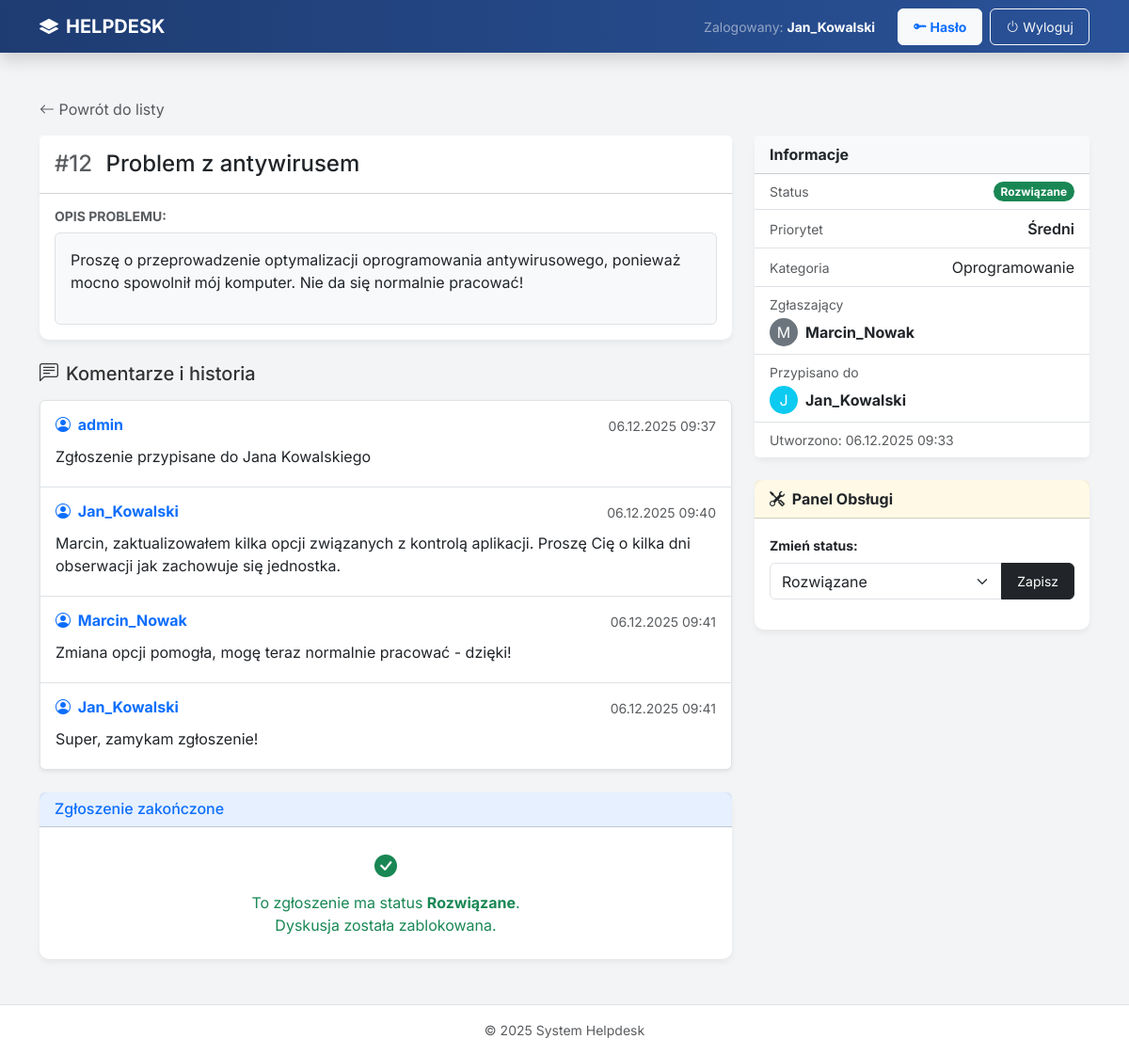
/helpdesk/zgloszenie/12/ (signed in), run on the app's committed database.
### helpdesk/models.py (models this page shows, shortened)
class Zgloszenie(models.Model):
        STATUS_CHOICES = [('NOWE', 'Nowe'),
                          ('W_TOKU', 'W toku'),
                          ('ROZWIAZANE', 'Rozwiązane'),
                          ]
        PRIORYTET_CHOICES = [('NISKI', 'Niski'),
                             ('SREDNI', 'Średni'),
                             ('WYSOKI', 'Wysoki'),
                             ]
        tytul = models.CharField(max_length=255)
        opis = models.TextField()
        status = models.CharField(max_length=20, choices=STATUS_CHOICES, default='NOWE')
        priorytet = models.CharField(max_length=20, choices=PRIORYTET_CHOICES, default='SREDNI')
        kategoria = models.ForeignKey(Kategoria, on_delete=models.SET_NULL, null=True, blank=True)
        zgloszone_przez = models.ForeignKey(User, on_delete=models.CASCADE, related_name='moje_zgloszenia')
        przypisane_do = models.ForeignKey(User, on_delete=models.SET_NULL, null=True, blank=True, related_name='przypisane_zgloszenia')
        data_utworzenia = models.DateTimeField(auto_now_add=True)
        data_aktualizacji = models.DateTimeField(auto_now=True)
        class Meta:
            ordering = ['-data_utworzenia']
            verbose_name = 'Zgloszenie'
            verbose_name_plural = 'Zgloszenia'

class Komentarz(models.Model):
    zgloszenie = models.ForeignKey(Zgloszenie, on_delete=models.CASCADE, related_name='komentarze')
    autor = models.ForeignKey(User, on_delete=models.CASCADE)
    tresc = models.TextField()
    data_dodania = models.DateTimeField(auto_now_add=True)
    class Meta:
        ordering = ['data_dodania']
        verbose_name = 'Komentarz'
        verbose_name_plural = 'Komentarze'

class Kategoria(models.Model):
    nazwa = models.CharField(max_length=100)
    def __str__(self):
        return self.nazwa
    class Meta:
        verbose_name = 'Kategoria'
        verbose_name_plural = 'Kategorie'

### helpdesk/views.py (the view, shortened to what this page needs)
# urls.py: path('zgloszenie/<int:pk>/', views.ZgloszenieDetailView.as_view(), name='zgloszenie_detail'),
class ZgloszenieDetailView(LoginRequiredMixin, View):
    def get(self, request, pk):
        zgloszenie = get_object_or_404(Zgloszenie, pk=pk)
        komentarze = zgloszenie.komentarze.all()
        form_komentarz = KomentarzForm()
        is_manager = request.user.groups.filter(name='IT Manager').exists()
        is_pracownik_it = request.user.groups.filter(name='Pracownik IT').exists()
        is_staff = is_manager or is_pracownik_it
        form_przypisania = None
        form_status = None
        if is_manager:
            form_przypisania = PrzypiszZgloszenieForm(instance=zgloszenie)
        if is_staff:
            form_status = ZmienStatusForm(instance=zgloszenie)
        czy_zamkniete = zgloszenie.status in ['ROZWIAZANE', 'ZAMKNIETE']
        return render(request, "zgloszenie_detail.html", {
            "zgloszenie": zgloszenie,
            "komentarze": komentarze,
            "form": form_komentarz,
            "form_przypisania": form_przypisania,
            "form_status": form_status,  # NOWE: Formularz zmiany statusu
            "is_manager": is_manager,
            "is_staff": is_staff,  # NOWE: Flaga dla IT
            "czy_zamkniete": czy_zamkniete,  # NOWE: Flaga blokady
        })

### helpdesk/forms.py
class KomentarzForm(forms.ModelForm):
    class Meta:
        model = Komentarz
        fields = ['tresc']

class ZmienStatusForm(forms.ModelForm):
    class Meta:
        model = Zgloszenie
        fields = ['status']
        labels = {
            'status': 'Zmień status zgłoszenia'
        }
        widgets = {
            'status': forms.Select(attrs={'class': 'form-select'})
        }

### helpdesk/templates/zgloszenie_detail.html (shortened to what this page needs)
{% extends "base.html" %}
{% block content %}
<div class="mb-3">
    <a href="{% url 'helpdesk:dashboard' %}" class="text-decoration-none text-muted">
        <i class="bi bi-arrow-left"></i> Powrót do listy
    </a>
</div>
<div class="row">
    <div class="col-lg-8">
        <div class="card mb-4">
            <div class="card-header bg-white py-3 d-flex justify-content-between align-items-center">
                <h4 class="mb-0">
                    <span class="text-muted me-2">#{{ zgloszenie.id }}</span>
                    {{ zgloszenie.tytul }}
                </h4>
            </div>
            <div class="card-body">
                <h6 class="text-muted text-uppercase small fw-bold mb-2">Opis problemu:</h6>
                <div class="bg-light p-3 rounded border">
                    {{ zgloszenie.opis|linebreaks }}
                </div>
            </div>
        </div>
        <h5 class="mb-3"><i class="bi bi-chat-left-text me-2"></i>Komentarze i historia</h5>
        {% if komentarze %}
            <div class="list-group mb-4 shadow-sm">
                {% for k in komentarze %}
                    <div class="list-group-item p-3">
                        <div class="d-flex w-100 justify-content-between mb-2">
                            <h6 class="mb-1 text-primary fw-bold">
                                <i class="bi bi-person-circle me-1"></i> {{ k.autor.username }}
                            </h6>
                            <small class="text-muted">{{ k.data_dodania|date:"d.m.Y H:i" }}</small>
                        </div>
                        <p class="mb-1 text-dark">{{ k.tresc|linebreaksbr }}</p>
                    </div>
                {% endfor %}
            </div>
        {% else %}
            <div class="alert alert-info border-0 shadow-sm mb-4">
                <i class="bi bi-info-circle me-2"></i> Brak komentarzy w tym zgłoszeniu.
            </div>
        {% endif %}
        <div class="card border-primary border-opacity-25">
            <div class="card-header bg-primary bg-opacity-10 py-2">
                <h6 class="mb-0 text-primary">
                    {% if czy_zamkniete %}Zgłoszenie zakończone{% else %}Dodaj odpowiedź{% endif %}
                </h6>
            </div>
            <div class="card-body">
                {% if czy_zamkniete %}
                    <div class="text-center py-2 text-success">
                        <i class="bi bi-check-circle-fill fs-4 d-block mb-2"></i>
                        To zgłoszenie ma status <strong>{{ zgloszenie.get_status_display }}</strong>.<br>
                        Dyskusja została zablokowana.
                    </div>
                {% endif %}
            </div>
        </div>
    </div>
    <div class="col-lg-4">
        <div class="card mb-4">
            <div class="card-header bg-light fw-bold">Informacje</div>
            <ul class="list-group list-group-flush">
                <li class="list-group-item d-flex justify-content-between align-items-center">
                    <span class="text-muted small">Status</span>
                    {% if zgloszenie.status == 'ROZWIAZANE' or zgloszenie.status == 'Rozwiazane' %}
                        <span class="badge bg-success rounded-pill">Rozwiązane</span>
                    {% elif zgloszenie.status == 'W_TOKU' %}
                        <span class="badge bg-warning text-dark rounded-pill">W toku</span>
                    {% else %}
                        <span class="badge bg-secondary rounded-pill">{{ zgloszenie.get_status_display }}</span>
                    {% endif %}
                </li>
                <li class="list-group-item d-flex justify-content-between align-items-center">
                    <span class="text-muted small">Priorytet</span>
                    <span class="fw-semibold">{{ zgloszenie.get_priorytet_display }}</span>
                </li>
                <li class="list-group-item d-flex justify-content-between align-items-center">
                    <span class="text-muted small">Kategoria</span>
                    <span class="text-end">{{ zgloszenie.kategoria }}</span>
                </li>
                <li class="list-group-item">
                    <div class="text-muted small mb-1">Zgłaszający</div>
                    <div class="d-flex align-items-center">
                        <div class="bg-secondary text-white rounded-circle d-flex align-items-center justify-content-center me-2" style="width: 30px; height: 30px;">
                            {{ zgloszenie.zgloszone_przez.username|slice:":1"|upper }}
                        </div>
                        <span class="fw-bold">{{ zgloszenie.zgloszone_przez.username }}</span>
                    </div>
                </li>
                <li class="list-group-item">
                    <div class="text-muted small mb-1">Przypisano do</div>
                    {% if zgloszenie.przypisane_do %}
                         <div class="d-flex align-items-center">
                            <div class="bg-info text-white rounded-circle d-flex align-items-center justify-content-center me-2" style="width: 30px; height: 30px;">
                                {{ zgloszenie.przypisane_do.username|slice:":1"|upper }}
                            </div>
                            <span class="fw-bold">{{ zgloszenie.przypisane_do.username }}</span>
                        </div>
                    {% else %}
                        <span class="text-muted fst-italic">Brak przypisania</span>
                    {% endif %}
                </li>
                <li class="list-group-item text-muted small">
                    Utworzono: {{ zgloszenie.data_utworzenia|date:"d.m.Y H:i" }}
                </li>
            </ul>
        </div>
        {% if is_staff %}
            <div class="card border-warning mb-4">
                <div class="card-header bg-warning bg-opacity-10 fw-bold text-dark">
                    <i class="bi bi-tools me-1"></i> Panel Obsługi
                </div>
                <div class="card-body">
                    <div class="mb-3">
                        <label class="form-label small fw-bold">Zmień status:</label>
                        <form method="post" action="{% url 'helpdesk:zgloszenie_status' zgloszenie.pk %}">
                            <div class="input-group">
                                {{ form_status.status }}
                                <button type="submit" class="btn btn-dark btn-sm">Zapisz</button>
                            </div>
                        </form>
                    </div>
                </div>
            </div>
        {% endif %}
    </div>
</div>
{% endblock %}

### templates/base.html (shortened to what this page needs)
<!doctype html>
<html lang="pl" class="h-100">
<head>
    <link href="https://cdn.jsdelivr.net/npm/bootstrap@5.3.3/dist/css/bootstrap.min.css" rel="stylesheet">
    <link rel="stylesheet" href="https://cdn.jsdelivr.net/npm/bootstrap-icons@1.11.3/font/bootstrap-icons.min.css">
</head>
<body class="d-flex flex-column h-100">
    <nav class="navbar navbar-expand-lg navbar-dark shadow">
        <div class="container">
            <a class="navbar-brand fw-bold" href="{% url 'helpdesk:dashboard' %}">
                <i class="bi bi-layers-fill me-2"></i>HELPDESK
            </a>
            {% if user.is_authenticated %}
                <div class="collapse navbar-collapse justify-content-end" id="navbarNav">
                    <ul class="navbar-nav align-items-center gap-2">
                        <li class="nav-item text-white-50 me-3 d-none d-lg-block">
                            <small>Zalogowany: <strong class="text-white">{{ user.username }}</strong></small>
                        </li>
                        <li class="nav-item">
                            <a href="{% url 'password_change' %}" class="btn btn-sm btn-light text-primary fw-bold">
                                <i class="bi bi-key-fill"></i> Hasło
                            </a>
                        </li>
                        <li class="nav-item">
                            <form action="{% url 'logout' %}" method="post" class="d-inline">
                                <button type="submit" class="btn btn-sm btn-outline-light">
                                    <i class="bi bi-power"></i> Wyloguj
                                </button>
                            </form>
                        </li>
                    </ul>
                </div>
            {% endif %}
        </div>
    </nav>
    <main class="flex-shrink-0 py-5">
        <div class="container">
            {% block content %}{% endblock %}
        </div>
    </main>
    <footer class="footer mt-auto py-3 bg-white text-center border-top text-muted small">
        <div class="container">
            &copy; 2025 System Helpdesk
        </div>
    </footer>
</body>
</html>

### templates/base.html (style rules this page uses)
body { background-color: #f3f4f6; font-family: 'Inter', sans-serif; color: #333; }
.navbar { background: linear-gradient(90deg, #1e3c72 0%, #2a5298 100%); }
.card { border: none; border-radius: 10px; box-shadow: 0 4px 6px rgba(0, 0, 0, 0.05); transition: transform 0.2s; }
.btn { border-radius: 6px; padding: 0.5rem 1rem; }

### data on the page
Zgloszenie: id "12", tytul "Problem z antywirusem", opis "Proszę o przeprowadzenie optymalizacji oprogramowania antywirusowego, ponieważ mocno spowolnił mój komputer. Nie da się normalnie pracować!", status "Rozwiązane", priorytet "Średni", kategoria "Oprogramowanie", zgloszone_przez.username "M", zgloszone_przez.username "Marcin_Nowak", przypisane_do.username "J", przypisane_do.username "Jan_Kowalski", data_utworzenia "06.12.2025 09:33"
Komentarz: autor.username "admin", data_dodania "06.12.2025 09:37", tresc "Zgłoszenie przypisane do Jana Kowalskiego"
Komentarz: autor.username "Jan_Kowalski", data_dodania "06.12.2025 09:40", tresc "Marcin, zaktualizowałem kilka opcji związanych z kontrolą aplikacji. Proszę Cię o kilka dni obserwacji jak zachowuje się jednostka."
Komentarz: autor.username "Marcin_Nowak", data_dodania "06.12.2025 09:41", tresc "Zmiana opcji pomogła, mogę teraz normalnie pracować - dzięki!"
Komentarz: autor.username "Jan_Kowalski", data_dodania "06.12.2025 09:41", tresc "Super, zamykam zgłoszenie!"

### other printed values
{{ user.username }} "Jan_Kowalski"
